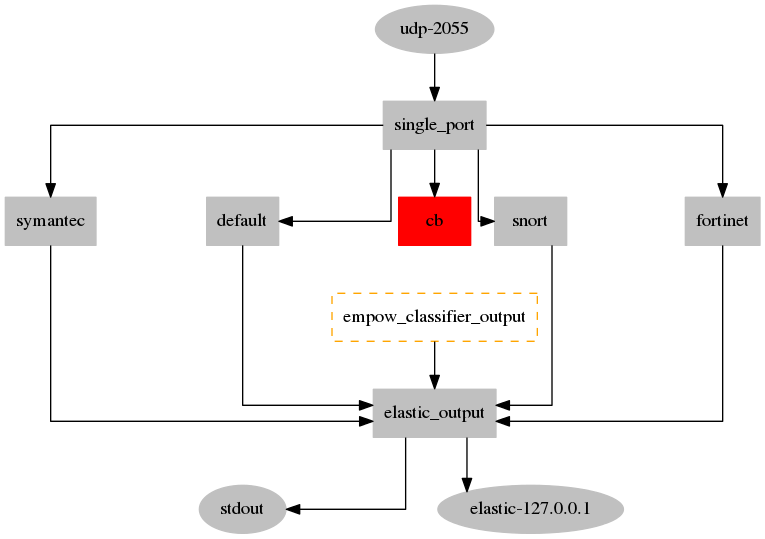

This chart was generated by the following Python code:
# Licensed to empow under one or more contributor
# license agreements. See the NOTICE file distributed with
# this work for additional information regarding copyright
# ownership. empow licenses this file to you under
# the Apache License, Version 2.0 (the "License"); you may
# not use this file except in compliance with the License.
# You may obtain a copy of the License at
#
#    http://www.apache.org/licenses/LICENSE-2.0
#
# Unless required by applicable law or agreed to in writing,
# software distributed under the License is distributed on an
# "AS IS" BASIS, WITHOUT WARRANTIES OR CONDITIONS OF ANY
# KIND, either express or implied.  See the License for the
# specific language governing permissions and limitations
# under the License.

import sys
import yaml
import Queue
import getopt

from nltk.corpus import stopwords
from nltk.tokenize import word_tokenize

from graphviz import Digraph
import graphviz

class pipeline(object):
    def __init__(self, filename):
        f=open(filename, 'r')
        self.t=[]
        for l in f.readlines():
            tokens = word_tokenize(l)
            # remove comments
            for i in xrange(len(tokens)):
                if(tokens[i]=="#"):
                    tokens=tokens[:i]
                    break
            self.t+=tokens
            (self.p1, self.p2) = pipeline.parenthesis(self.t)
            if(self.p1==None):
                self.t=[]
                return

        self.input_index=self.filter_index=self.output_index=None
        for i in xrange(len(self.t)):
            if self.t[i]=="input":
                self.input_index=i+1
            elif self.t[i]=="filter":
                self.filter_index=i+1
            elif self.t[i]=="output":
                self.output_index=i+1

    @staticmethod
    def parenthesis(x):
        q=Queue.LifoQueue()
        p1={}
        p2={}

        for i in xrange(len(x)):
            if x[i] in ['(', '[', '{']:
                q.put(i);
                continue
            if x[i] in [')', ']', '}']:
                if(q.empty()==True):
                    return (None, None)
                k=q.get(False)
                p1[k]=i
                p2[i]=k
                continue
        return (p1, p2)

    
    def get_input(self):
        if self.input_index==None:
            return None
        return self.t[self.input_index: self.p1[self.input_index]]
        
    def get_filter(self):
        if self.filter_index==None:
            return None
        return self.t[self.filter_index: self.p1[self.filter_index]]

    def get_output(self):
        if self.output_index==None:
            return None
        return self.t[self.output_index: self.p1[self.output_index]]


    def list_of_inputs(self):
        x=self.get_input()
        (p1, p2) = pipeline.parenthesis(x)
        l=[]
        i=1
        
        while(i<len(x)):
            if x[i] in ["pipeline", "udp", "tcp", "stdin"]:
                l.append((x[i], i+1, p1[i+1]))
                i=p1[i+1]+1
            else:
                i+=1


        input_list=[]
        for i in l:
            if i[0]=='udp' or i[0]=="tcp":
                for j in xrange(i[1],i[2]):
                    if(x[j]=="port" and x[j+1]=="=" and x[j+2]==">"):
                        input_list.append((i[0], x[j+3]))
                        break
            if i[0]=='pipeline':
                for j in xrange(i[1],i[2]):
                    if(x[j]=="address" and x[j+1]=="=" and x[j+2]==">"):
                        input_list.append((i[0], x[j+3]))
                        break
                    
        return input_list


    def list_of_outputs(self):
        x=self.get_output()
        (p1, p2) = pipeline.parenthesis(x)
        l=[]
        i=1
        while(i<len(x)):
            if x[i] in ["pipeline", "udp, tcp", "elasticsearch", "stdout"]:
                l.append((x[i], i+1, p1[i+1]))
                i=p1[i+1]+1
            else:
                i+=1


        output_list=[]
        for i in l:
            if i[0]=='elasticsearch':
                for j in xrange(i[1], i[2]):
                    if(x[j]=="hosts" and x[j+1]=="=" and x[j+2]==">"):
                        k=0
                        while(x[j+3+k] != ']'):
                            if(x[j+4+k]==':'):
                                output_list.append((i[0], x[j+4+k-1]))
                            k+=1

            if i[0]=='stdout':
                output_list.append((i[0], i[0]))
            if i[0]=='udp' or i[0]=='tcp':
                output_list.append((i[0], i[0]))
            if i[0]=='udp' or i[0]=='tcp':
                output_list.append((i[0], i[0]))
            if i[0]=='pipeline':
                for j in xrange(i[1], i[2]):
                    if(x[j]=="send_to" and x[j+1]=="=" and x[j+2]==">" and x[j+3]=="["):
                        k=0
                        while(x[j+4+k] != ']'):
                            if(x[j+4+k]!=','):
                                output_list.append((i[0], x[j+4+k]))
                            k+=1
                        break
                    
        return output_list

def main():
    try:
        opts, args = getopt.getopt(sys.argv[1:], "c:")
    except getopt.GetoptError as err:
        print str(err)
        return 1

    filename=""
    for o, a in opts:
        if o=='-c':
            filename=a            # index suffix

    # con (dict)
    # for each pipeline identifier: (list of input, list of output)
    # each element in the list list (input & output): (type, name)
    con={} 

    # out_node (dict)
    # for each pipeline to pipeline identifier: list of the pipeline in which this identifier is part of the output section
    out_node={}

    # in_node (dict)
    # for each pipeline to pipeline identifier: list of the pipeline in which this identifier is part of the input section
    in_node={}


    # nodes (dict)
    # for each node (pipeline or input or output): a list of adjacent unideirected nodes
    # Note: node_original is a copy of nodes
    nodes={}

    # nodes_info (dict)
    # for each node (pipeline or input or output): [style, shape, color, missing all input, missig all output]
    # style (for graphviz):
    #    filled
    #    dashed
    # shape (for graphviz):
    #    circle: input/output
    #    rectagle: pipeline
    # color (for graphviz)
    #    red: at least one output pipeline does not connected
    #    orange: at least one input pipeline does not connected
    #    grey: well connected node
    #
    # missing all input: True if all the input are missing
    # missing all output: True if all the putput are missing
    nodes_info={}

    with open(filename, "r") as stream:
        try:
            for p in (yaml.safe_load(stream)):
                if 'path.config' in p.keys() and 'pipeline.id' in p.keys():
                    try:
                        a=pipeline(p['path.config'])
                        con[p['pipeline.id']]=(a.list_of_inputs(), a.list_of_outputs())
                    except:
                        nodes[p['pipeline.id']]=[]
                        nodes_info[p['pipeline.id']]=["filled", "box", "red", True, True]
                        
        except yaml.YAMLError as exc:
            print "kuku"
            print(exc)



    for n in con.keys():
        nodes[n]=[]
        nodes_info[n]=["filled", "box", "grey", False, False]
        for (a,b) in con[n][0]:
            if(a=='pipeline'):
                if(b in in_node):
                    in_node[b].append(n)
                else:
                    in_node[b]=[n]
                
            elif(a=='udp' or a=='tcp'):
                tmp=a+"-"+str(b)
                if(tmp in nodes):
                    nodes[tmp].append(n)
                else:
                    nodes[tmp]=[n]
                    nodes_info[tmp]=["filled", "ellipse", "grey", False, False]


        for (a,b) in con[n][1]:
            if(a=='pipeline'):
                if(b in out_node):
                    out_node[b].append(n)
                else:
                    out_node[b]=[n]
            if(a=='elasticsearch'):
                tmp = "elastic" + "-" + b
                nodes[n].append(tmp)
                nodes[tmp]=[]
                nodes_info[tmp]=["filled", "ellipse", "grey", False, False]
            if(a=='stdout'):
                nodes[n].append(a)
                nodes[a]=[]
                nodes_info[a]=["filled", "ellipse", "grey", False, False]


    g = Digraph(engine="neato", format='png', graph_attr={'splines':"ortho"})
    tmp_out = [x[1] for p in con for x in con[p][1] if x[0]=="pipeline"]
    for p in con:
        tmp_in=[x[1] for x in con[p][0] if x[0]=="pipeline"] 
        if(set(tmp_in).issubset(tmp_out)==False): # missing an input
            nodes_info[p][2]="orange"
        if(len(tmp_in)>0 and set(tmp_in).isdisjoint(tmp_out)==True): # missing all input
            nodes_info[p][3]=True
            nodes_info[p][2]="orange"
            nodes_info[p][0]="dashed"
            



    tmp_in = [x[1] for p in con for x in con[p][0] if x[0]=="pipeline"]
    for p in con:
        tmp_out=[x[1] for x in con[p][1] if x[0]=="pipeline"] 
        if(set(tmp_out).issubset(tmp_in)==False): # missing an output
            nodes_info[p][2]="red"
        if(len(tmp_out)>0 and set(tmp_out).isdisjoint(tmp_in)==False): # missing all output
            nodes_info[p][4]=True

    for a in in_node:
        if a in out_node:
            for x in in_node[a]:
                for y in out_node[a]:
                    nodes[y].append(x)


    in_deg={}
    for n in nodes:
        in_deg[n]=0

    for n in nodes:
        for i in nodes[n]:
            in_deg[i]+=1
    nodes_rank={}
    rank=0

    nodes_original=dict.copy(nodes)

    while(len(nodes)>0):
        # find sources (first we search for well connected nodes)
        flag=False
        for n in in_deg:
            if in_deg[n]==0 and nodes_info[n][3]==False:
                flag=True
                nodes_rank[n]=rank

        # if well connected nodes were not found search for other nodes
        if(flag==False):
            for n in in_deg:
                if in_deg[n]==0:
                    flag=True
                    nodes_rank[n]=rank
        # remove ranked nodes
        for n in nodes_rank:
            if nodes_rank[n]==rank:
                for t in nodes[n]:
                    in_deg[t]-=1
                del nodes[n]
                del in_deg[n]
        rank+=1
         
    ranks={}
    for n in nodes_original:
        r=nodes_rank[n]
        if r in ranks:
            ranks[r].append(n)
        else:
            ranks[r]=[n]
            
    m=0
    for i in ranks:
        if(len(ranks[i])>m):
           m=len(ranks[i])

    for i in ranks:
        x=float(m)/(len(ranks[i])+1)
        x*=2
        j=0
        for n in ranks[i]:
            j+=x

            g.node(n, pos="%d,%d!" %(j, rank-i), shape=nodes_info[n][1], style=nodes_info[n][0], color=nodes_info[n][2])

    for v in nodes_original:
        for u in nodes_original[v]:
            g.edge(v, u)


        
    g.view()


main()
